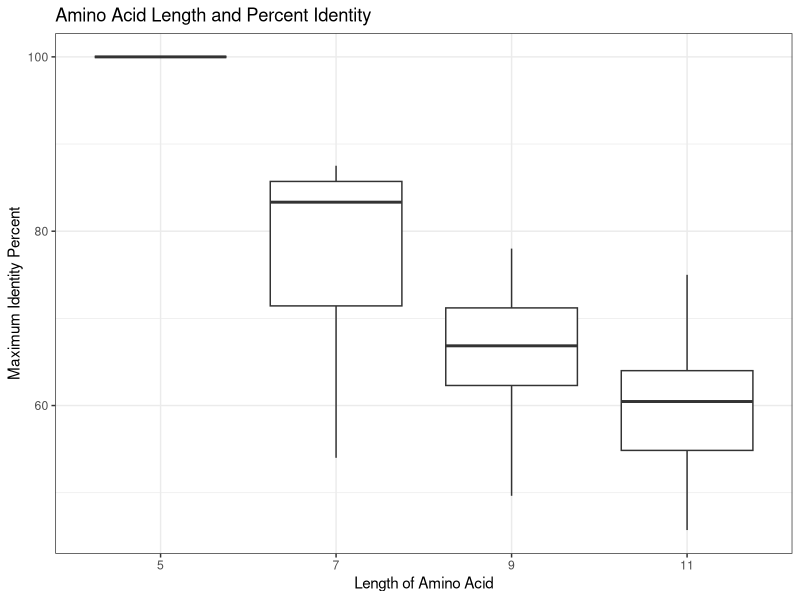
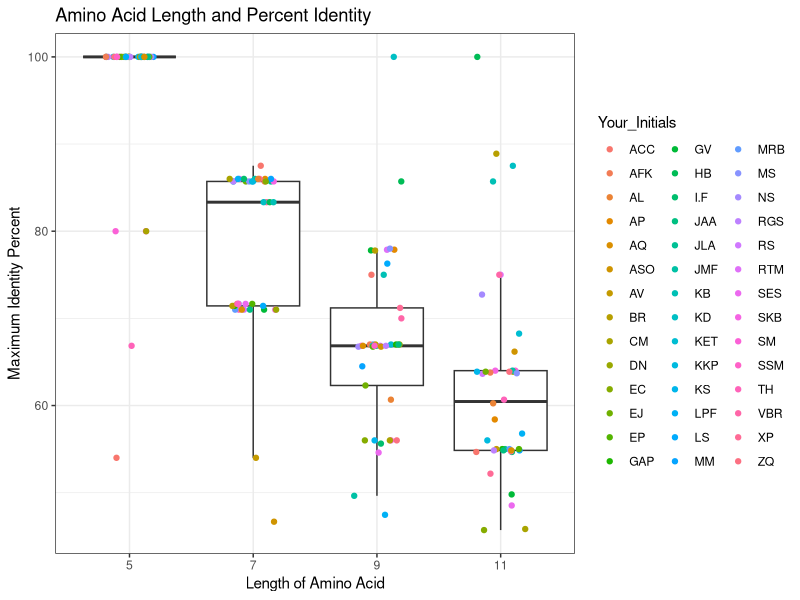
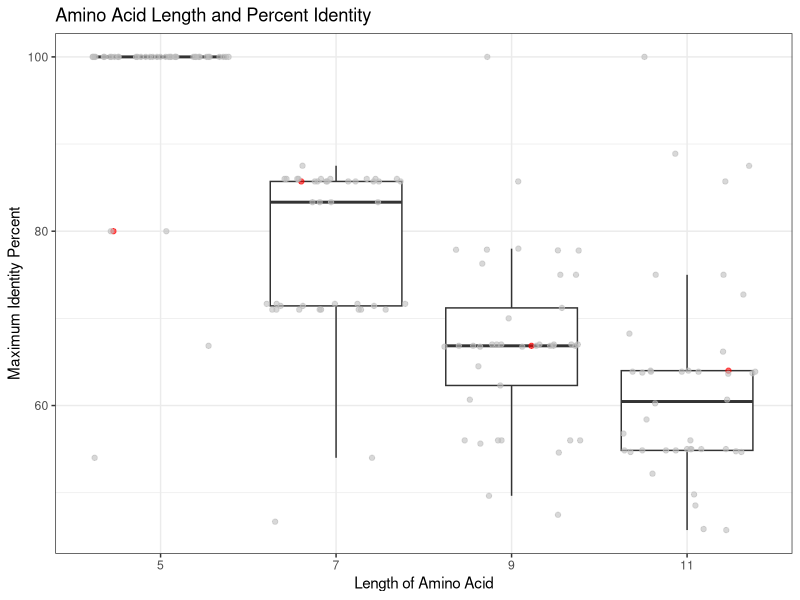

These charts were generated, in order, by the following R code:
## ---- chunk 1
add_2 <- function(x,y) {
  #Using the variables x and y, along with the function()
  #option creates a function that adds the two.
  x + y}
#testing the function:
add_2(1000, 2345)
## ---- chunk 2
add_two <- function(x, y) {
  x+y
}
#testing add_two()
add_two(2345, 3456)
## ---- chunk 3
add_multi <- function(x, ...) {
  sum(x,...)
}
add_multi(23445, 578909, 4890)
## ---- chunk 4
# here, function(n) tells R that "n" - the number of nucelotides - is the 
#input for the function generate_dna()
generate_dna <- function(n) {
  # the first argument of the sample() function is the vector from 
  #which the output is sampled from. n is the input from the
  #generate_dna() function that will direct how many bp will be in 
  #the output. replace = true allows R to resample from the same 4 
  #nucleotides so we can have repitition of a nucelotide.
  dna <- sample(c("A", "T", "G", "C"), n, replace = TRUE)
  # using paste() allows us to concatenate the output from the sample() 
  #function into a singular string. collapse tells R to give the output 
  #with no spaces in between. 
  paste(dna, collapse = "" )}
# testing the function:
generate_dna(11)
## ---- chunk 5
generate_protein <- function(n) {
  # creating a vector amino_acids that contains the single letter codes 
  #for all amino acids
  amino_acids <- c("A", "R", "N", "D", "C", "E", "Q", "G", "H", "I", "L", 
                  "K", "M", "F", "P", "S", "T", "W", "Y","V")
  # creating a random sample of amino acids with repitition allowed
  protein <- sample(amino_acids, n, replace = TRUE)
  # concatenating the character output from the random sample into one single 
  #continuous string
  paste(protein, collapse = "")
}
#testing the function:
generate_protein(6)
## ---- chunk 6
sapply(c(5, 7, 9, 11), generate_protein)
## ---- chunk 7
# here, I multiply query cover with percent identity as decimals and 
#then multiply each by 100 to obtain a percentage
five_aa <- print((0.80 * 1)*100)
seven_aa <- print((0.8571 * 1)*100)
nine_aa <- print((0.8571 * 0.78)*100)
eleven_aa <- print((1 * 0.64)*100)
## ---- chunk 8
peptide_df <- read.csv("BIMM143_peptide.csv")
head(peptide_df, n = 10)
## ---- chunk 9
# quick filtering to remove blanks in the data
library(dplyr)
peptide_df_clean <- peptide_df %>% filter(Max_Identity_perc != "")
## ---- chunk 10
library(ggplot2)
plot_peptides <- ggplot(peptide_df_clean) +
  aes(x = factor(Length_aa), y = Max_Identity_perc) + 
  geom_boxplot(outliers = FALSE) +
  labs(title = "Amino Acid Length and Percent Identity", 
       x = "Length of Amino Acid", 
       y = "Maximum Identity Percent") +
  theme_bw()
plot_peptides
## ---- chunk 11
plot_peptides + geom_jitter(aes(col=Your_Initials), width = 0.2)

## ---- chunk 12
color <- c(rep("GRAY", dim(peptide_df_clean)[1]))
table(color)
mydata <- peptide_df_clean$Your_Initials == "SKB"
table(mydata)
color[mydata] <- "red"
table(color)
## ---- chunk 13
plot_peptides + geom_jitter(color = color, width = 0.4,
                            alpha = 0.6)
